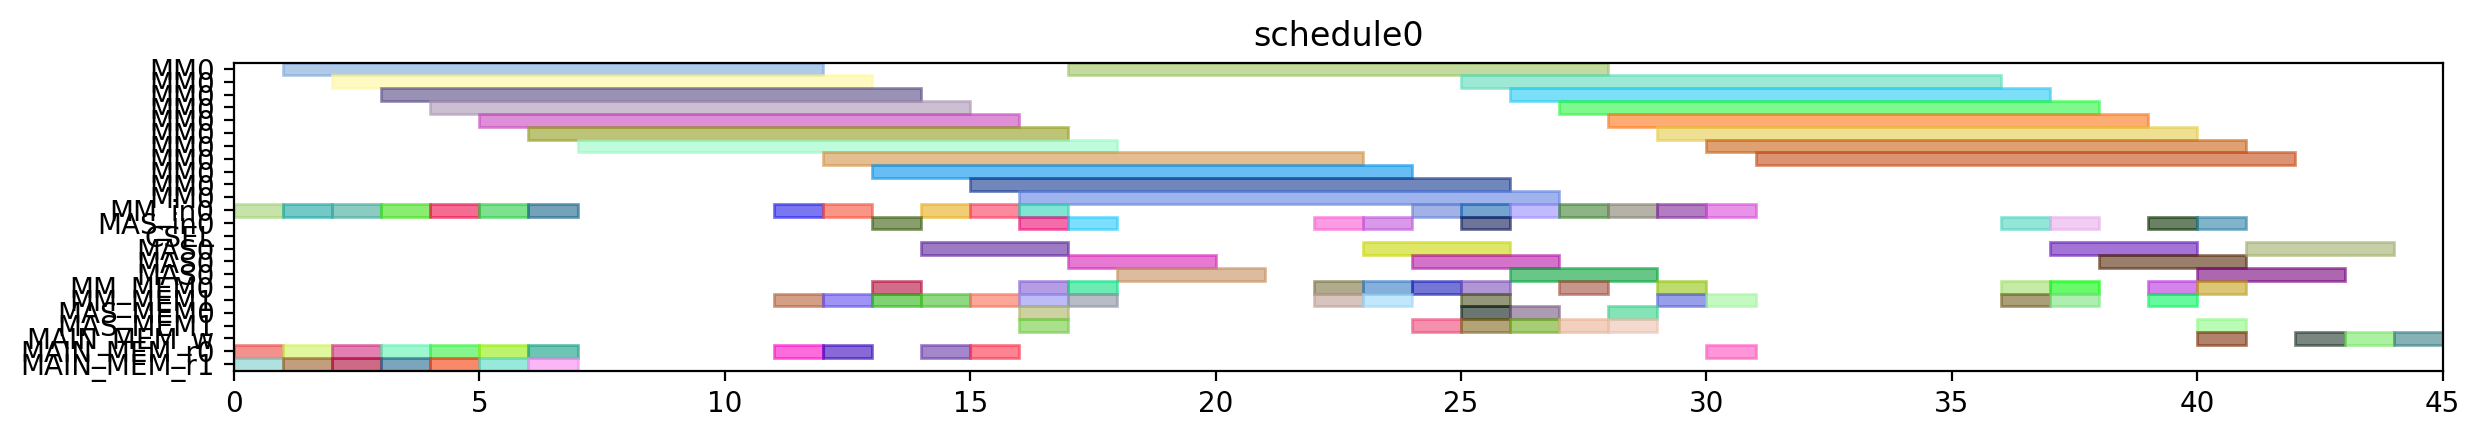

Reproduce this figure in Python.
from pyschedule import Scenario, solvers, plotters, alt


def solve():
	horizon = 120
	S = Scenario("schedule0", horizon=horizon)

	# resource
	MM = S.Resources('MM', num=1, size=11)
	MM_in = S.Resources('MM_in', num=1)
	MAS_in = S.Resources('MAS_in', num=1)
	CSEL = S.Resource('CSEL')
	MAS = S.Resources('MAS', num=1, size=3, periods=range(1, horizon))
	MM_MEM = S.Resources('MM_MEM', num=2)
	MAS_MEM = S.Resources('MAS_MEM', num=2)
	MAIN_MEM_w = S.Resource('MAIN_MEM_w', size=1)
	MAIN_MEM_r = S.Resources('MAIN_MEM_r', num=2)

	# result of previous scheduling

	# new tasks
	T1 = S.Task('T1', length=11, delay_cost=1)
	T1 += alt(MM)
	T1_in = S.Task('T1_in', length=1, delay_cost=1)
	T1_in += alt(MM_in)
	S += T1_in*MM_in[0]<=T1*MM[0]
	T1_mem0 = S.Task('T1_mem0', length=1, delay_cost=1)
	T1_mem0 += MAIN_MEM_r[0]
	S += T1_mem0 <= T1

	T1_mem1 = S.Task('T1_mem1', length=1, delay_cost=1)
	T1_mem1 += MAIN_MEM_r[1]
	S += T1_mem1 <= T1

	T2 = S.Task('T2', length=11, delay_cost=1)
	T2 += alt(MM)
	T2_in = S.Task('T2_in', length=1, delay_cost=1)
	T2_in += alt(MM_in)
	S += T2_in*MM_in[0]<=T2*MM[0]
	T2_mem0 = S.Task('T2_mem0', length=1, delay_cost=1)
	T2_mem0 += MAIN_MEM_r[0]
	S += T2_mem0 <= T2

	T2_mem1 = S.Task('T2_mem1', length=1, delay_cost=1)
	T2_mem1 += MAIN_MEM_r[1]
	S += T2_mem1 <= T2

	T3 = S.Task('T3', length=11, delay_cost=1)
	T3 += alt(MM)
	T3_in = S.Task('T3_in', length=1, delay_cost=1)
	T3_in += alt(MM_in)
	S += T3_in*MM_in[0]<=T3*MM[0]
	T3_mem0 = S.Task('T3_mem0', length=1, delay_cost=1)
	T3_mem0 += MAIN_MEM_r[0]
	S += T3_mem0 <= T3

	T3_mem1 = S.Task('T3_mem1', length=1, delay_cost=1)
	T3_mem1 += MAIN_MEM_r[1]
	S += T3_mem1 <= T3

	T4 = S.Task('T4', length=11, delay_cost=1)
	T4 += alt(MM)
	T4_in = S.Task('T4_in', length=1, delay_cost=1)
	T4_in += alt(MM_in)
	S += T4_in*MM_in[0]<=T4*MM[0]
	T4_mem0 = S.Task('T4_mem0', length=1, delay_cost=1)
	T4_mem0 += MAIN_MEM_r[0]
	S += T4_mem0 <= T4

	T4_mem1 = S.Task('T4_mem1', length=1, delay_cost=1)
	T4_mem1 += MAIN_MEM_r[1]
	S += T4_mem1 <= T4

	T5 = S.Task('T5', length=11, delay_cost=1)
	T5 += alt(MM)
	T5_in = S.Task('T5_in', length=1, delay_cost=1)
	T5_in += alt(MM_in)
	S += T5_in*MM_in[0]<=T5*MM[0]
	T5_mem0 = S.Task('T5_mem0', length=1, delay_cost=1)
	T5_mem0 += MAIN_MEM_r[0]
	S += T5_mem0 <= T5

	T5_mem1 = S.Task('T5_mem1', length=1, delay_cost=1)
	T5_mem1 += MAIN_MEM_r[1]
	S += T5_mem1 <= T5

	T6 = S.Task('T6', length=11, delay_cost=1)
	T6 += alt(MM)
	T6_in = S.Task('T6_in', length=1, delay_cost=1)
	T6_in += alt(MM_in)
	S += T6_in*MM_in[0]<=T6*MM[0]
	T6_mem0 = S.Task('T6_mem0', length=1, delay_cost=1)
	T6_mem0 += MAIN_MEM_r[0]
	S += T6_mem0 <= T6

	T6_mem1 = S.Task('T6_mem1', length=1, delay_cost=1)
	T6_mem1 += MAIN_MEM_r[1]
	S += T6_mem1 <= T6

	T7 = S.Task('T7', length=11, delay_cost=1)
	T7 += alt(MM)
	T7_in = S.Task('T7_in', length=1, delay_cost=1)
	T7_in += alt(MM_in)
	S += T7_in*MM_in[0]<=T7*MM[0]
	T7_mem0 = S.Task('T7_mem0', length=1, delay_cost=1)
	T7_mem0 += MAIN_MEM_r[0]
	S += T7_mem0 <= T7

	T7_mem1 = S.Task('T7_mem1', length=1, delay_cost=1)
	T7_mem1 += MAIN_MEM_r[1]
	S += T7_mem1 <= T7

	T8 = S.Task('T8', length=11, delay_cost=1)
	T8 += alt(MM)
	T8_in = S.Task('T8_in', length=1, delay_cost=1)
	T8_in += alt(MM_in)
	S += T8_in*MM_in[0]<=T8*MM[0]
	T8_mem0 = S.Task('T8_mem0', length=1, delay_cost=1)
	T8_mem0 += MAIN_MEM_r[0]
	S += T8_mem0 <= T8

	T8_mem1 = S.Task('T8_mem1', length=1, delay_cost=1)
	T8_mem1 += alt(MM_MEM)
	S += (T1*MM[0])-1 < T8_mem1*MM_MEM[1]
	S += T8_mem1 <= T8

	T9 = S.Task('T9', length=11, delay_cost=1)
	T9 += alt(MM)
	T9_in = S.Task('T9_in', length=1, delay_cost=1)
	T9_in += alt(MM_in)
	S += T9_in*MM_in[0]<=T9*MM[0]
	T9_mem0 = S.Task('T9_mem0', length=1, delay_cost=1)
	T9_mem0 += MAIN_MEM_r[0]
	S += T9_mem0 <= T9

	T9_mem1 = S.Task('T9_mem1', length=1, delay_cost=1)
	T9_mem1 += alt(MM_MEM)
	S += (T1*MM[0])-1 < T9_mem1*MM_MEM[1]
	S += T9_mem1 <= T9

	T10 = S.Task('T10', length=11, delay_cost=1)
	T10 += alt(MM)
	T10_in = S.Task('T10_in', length=1, delay_cost=1)
	T10_in += alt(MM_in)
	S += T10_in*MM_in[0]<=T10*MM[0]
	T10_mem0 = S.Task('T10_mem0', length=1, delay_cost=1)
	T10_mem0 += MAIN_MEM_r[0]
	S += T10_mem0 <= T10

	T10_mem1 = S.Task('T10_mem1', length=1, delay_cost=1)
	T10_mem1 += alt(MM_MEM)
	S += (T3*MM[0])-1 < T10_mem1*MM_MEM[1]
	S += T10_mem1 <= T10

	T11 = S.Task('T11', length=11, delay_cost=1)
	T11 += alt(MM)
	T11_in = S.Task('T11_in', length=1, delay_cost=1)
	T11_in += alt(MM_in)
	S += T11_in*MM_in[0]<=T11*MM[0]
	T11_mem0 = S.Task('T11_mem0', length=1, delay_cost=1)
	T11_mem0 += MAIN_MEM_r[0]
	S += T11_mem0 <= T11

	T11_mem1 = S.Task('T11_mem1', length=1, delay_cost=1)
	T11_mem1 += alt(MM_MEM)
	S += (T3*MM[0])-1 < T11_mem1*MM_MEM[1]
	S += T11_mem1 <= T11

	T12 = S.Task('T12', length=3, delay_cost=1)
	T12 += alt(MAS)
	T12_in = S.Task('T12_in', length=1, delay_cost=1)
	T12_in += alt(MAS_in)
	S += T12_in*MAS_in[0]<=T12*MAS[0]

	T12_mem0 = S.Task('T12_mem0', length=1, delay_cost=1)
	T12_mem0 += alt(MM_MEM)
	S += (T4*MM[0])-1 < T12_mem0*MM_MEM[0]
	S += T12_mem0 <= T12

	T12_mem1 = S.Task('T12_mem1', length=1, delay_cost=1)
	T12_mem1 += alt(MM_MEM)
	S += (T2*MM[0])-1 < T12_mem1*MM_MEM[1]
	S += T12_mem1 <= T12

	T13 = S.Task('T13', length=3, delay_cost=1)
	T13 += alt(MAS)
	T13_in = S.Task('T13_in', length=1, delay_cost=1)
	T13_in += alt(MAS_in)
	S += T13_in*MAS_in[0]<=T13*MAS[0]

	T13_mem0 = S.Task('T13_mem0', length=1, delay_cost=1)
	T13_mem0 += alt(MM_MEM)
	S += (T4*MM[0])-1 < T13_mem0*MM_MEM[0]
	S += T13_mem0 <= T13

	T13_mem1 = S.Task('T13_mem1', length=1, delay_cost=1)
	T13_mem1 += alt(MM_MEM)
	S += (T2*MM[0])-1 < T13_mem1*MM_MEM[1]
	S += T13_mem1 <= T13

	T15 = S.Task('T15', length=3, delay_cost=1)
	T15 += alt(MAS)
	T15_in = S.Task('T15_in', length=1, delay_cost=1)
	T15_in += alt(MAS_in)
	S += T15_in*MAS_in[0]<=T15*MAS[0]

	T15_mem0 = S.Task('T15_mem0', length=1, delay_cost=1)
	T15_mem0 += alt(MM_MEM)
	S += (T7*MM[0])-1 < T15_mem0*MM_MEM[0]
	S += T15_mem0 <= T15

	T15_mem1 = S.Task('T15_mem1', length=1, delay_cost=1)
	T15_mem1 += alt(MM_MEM)
	S += (T7*MM[0])-1 < T15_mem1*MM_MEM[1]
	S += T15_mem1 <= T15

	T14 = S.Task('T14', length=11, delay_cost=1)
	T14 += alt(MM)
	T14_in = S.Task('T14_in', length=1, delay_cost=1)
	T14_in += alt(MM_in)
	S += T14_in*MM_in[0]<=T14*MM[0]
	T14_mem0 = S.Task('T14_mem0', length=1, delay_cost=1)
	T14_mem0 += alt(MAS_MEM)
	S += (T13*MAS[0])-1 < T14_mem0*MAS_MEM[0]
	S += T14_mem0 <= T14

	T14_mem1 = S.Task('T14_mem1', length=1, delay_cost=1)
	T14_mem1 += alt(MAS_MEM)
	S += (T13*MAS[0])-1 < T14_mem1*MAS_MEM[1]
	S += T14_mem1 <= T14

	T16 = S.Task('T16', length=11, delay_cost=1)
	T16 += alt(MM)
	T16_in = S.Task('T16_in', length=1, delay_cost=1)
	T16_in += alt(MM_in)
	S += T16_in*MM_in[0]<=T16*MM[0]
	T16_mem0 = S.Task('T16_mem0', length=1, delay_cost=1)
	T16_mem0 += alt(MM_MEM)
	S += (T1*MM[0])-1 < T16_mem0*MM_MEM[0]
	S += T16_mem0 <= T16

	T16_mem1 = S.Task('T16_mem1', length=1, delay_cost=1)
	T16_mem1 += alt(MM_MEM)
	S += (T8*MM[0])-1 < T16_mem1*MM_MEM[1]
	S += T16_mem1 <= T16

	T17 = S.Task('T17', length=11, delay_cost=1)
	T17 += alt(MM)
	T17_in = S.Task('T17_in', length=1, delay_cost=1)
	T17_in += alt(MM_in)
	S += T17_in*MM_in[0]<=T17*MM[0]
	T17_mem0 = S.Task('T17_mem0', length=1, delay_cost=1)
	T17_mem0 += alt(MM_MEM)
	S += (T8*MM[0])-1 < T17_mem0*MM_MEM[0]
	S += T17_mem0 <= T17

	T17_mem1 = S.Task('T17_mem1', length=1, delay_cost=1)
	T17_mem1 += alt(MAS_MEM)
	S += (T15*MAS[0])-1 < T17_mem1*MAS_MEM[1]
	S += T17_mem1 <= T17

	T18 = S.Task('T18', length=3, delay_cost=1)
	T18 += alt(MAS)
	T18_in = S.Task('T18_in', length=1, delay_cost=1)
	T18_in += alt(MAS_in)
	S += T18_in*MAS_in[0]<=T18*MAS[0]

	T18_mem0 = S.Task('T18_mem0', length=1, delay_cost=1)
	T18_mem0 += alt(MM_MEM)
	S += (T5*MM[0])-1 < T18_mem0*MM_MEM[0]
	S += T18_mem0 <= T18

	T18_mem1 = S.Task('T18_mem1', length=1, delay_cost=1)
	T18_mem1 += alt(MM_MEM)
	S += (T9*MM[0])-1 < T18_mem1*MM_MEM[1]
	S += T18_mem1 <= T18

	T19 = S.Task('T19', length=3, delay_cost=1)
	T19 += alt(MAS)
	T19_in = S.Task('T19_in', length=1, delay_cost=1)
	T19_in += alt(MAS_in)
	S += T19_in*MAS_in[0]<=T19*MAS[0]

	T19_mem0 = S.Task('T19_mem0', length=1, delay_cost=1)
	T19_mem0 += alt(MM_MEM)
	S += (T5*MM[0])-1 < T19_mem0*MM_MEM[0]
	S += T19_mem0 <= T19

	T19_mem1 = S.Task('T19_mem1', length=1, delay_cost=1)
	T19_mem1 += alt(MM_MEM)
	S += (T9*MM[0])-1 < T19_mem1*MM_MEM[1]
	S += T19_mem1 <= T19

	T21 = S.Task('T21', length=3, delay_cost=1)
	T21 += alt(MAS)
	T21_in = S.Task('T21_in', length=1, delay_cost=1)
	T21_in += alt(MAS_in)
	S += T21_in*MAS_in[0]<=T21*MAS[0]

	T21_mem0 = S.Task('T21_mem0', length=1, delay_cost=1)
	T21_mem0 += alt(MM_MEM)
	S += (T6*MM[0])-1 < T21_mem0*MM_MEM[0]
	S += T21_mem0 <= T21

	T21_mem1 = S.Task('T21_mem1', length=1, delay_cost=1)
	T21_mem1 += alt(MM_MEM)
	S += (T10*MM[0])-1 < T21_mem1*MM_MEM[1]
	S += T21_mem1 <= T21

	T24 = S.Task('T24', length=11, delay_cost=1)
	T24 += alt(MM)
	T24_in = S.Task('T24_in', length=1, delay_cost=1)
	T24_in += alt(MM_in)
	S += T24_in*MM_in[0]<=T24*MM[0]
	T24_mem0 = S.Task('T24_mem0', length=1, delay_cost=1)
	T24_mem0 += alt(MM_MEM)
	S += (T11*MM[0])-1 < T24_mem0*MM_MEM[0]
	S += T24_mem0 <= T24

	T24_mem1 = S.Task('T24_mem1', length=1, delay_cost=1)
	T24_mem1 += alt(MAS_MEM)
	S += (T12*MAS[0])-1 < T24_mem1*MAS_MEM[1]
	S += T24_mem1 <= T24

	T20 = S.Task('T20', length=11, delay_cost=1)
	T20 += alt(MM)
	T20_in = S.Task('T20_in', length=1, delay_cost=1)
	T20_in += alt(MM_in)
	S += T20_in*MM_in[0]<=T20*MM[0]
	T20_mem0 = S.Task('T20_mem0', length=1, delay_cost=1)
	T20_mem0 += alt(MAS_MEM)
	S += (T15*MAS[0])-1 < T20_mem0*MAS_MEM[0]
	S += T20_mem0 <= T20

	T20_mem1 = S.Task('T20_mem1', length=1, delay_cost=1)
	T20_mem1 += alt(MAS_MEM)
	S += (T18*MAS[0])-1 < T20_mem1*MAS_MEM[1]
	S += T20_mem1 <= T20

	T22 = S.Task('T22', length=11, delay_cost=1)
	T22 += alt(MM)
	T22_in = S.Task('T22_in', length=1, delay_cost=1)
	T22_in += alt(MM_in)
	S += T22_in*MM_in[0]<=T22*MM[0]
	T22_mem0 = S.Task('T22_mem0', length=1, delay_cost=1)
	T22_mem0 += alt(MAS_MEM)
	S += (T21*MAS[0])-1 < T22_mem0*MAS_MEM[0]
	S += T22_mem0 <= T22

	T22_mem1 = S.Task('T22_mem1', length=1, delay_cost=1)
	T22_mem1 += alt(MAS_MEM)
	S += (T21*MAS[0])-1 < T22_mem1*MAS_MEM[1]
	S += T22_mem1 <= T22

	T23 = S.Task('T23', length=11, delay_cost=1)
	T23 += alt(MM)
	T23_in = S.Task('T23_in', length=1, delay_cost=1)
	T23_in += alt(MM_in)
	S += T23_in*MM_in[0]<=T23*MM[0]
	T23_mem0 = S.Task('T23_mem0', length=1, delay_cost=1)
	T23_mem0 += alt(MAS_MEM)
	S += (T19*MAS[0])-1 < T23_mem0*MAS_MEM[0]
	S += T23_mem0 <= T23

	T23_mem1 = S.Task('T23_mem1', length=1, delay_cost=1)
	T23_mem1 += alt(MAS_MEM)
	S += (T19*MAS[0])-1 < T23_mem1*MAS_MEM[1]
	S += T23_mem1 <= T23

	Z2_new = S.Task('Z2_new', length=11, delay_cost=1)
	Z2_new += alt(MM)
	Z2_new_in = S.Task('Z2_new_in', length=1, delay_cost=1)
	Z2_new_in += alt(MM_in)
	S += Z2_new_in*MM_in[0]<=Z2_new*MM[0]
	S += 0<Z2_new

	Z2_new_w = S.Task('Z2_new_w', length=1, delay_cost=1)
	Z2_new_w += alt(MAIN_MEM_w)
	S += Z2_new <= Z2_new_w

	Z2_new_mem0 = S.Task('Z2_new_mem0', length=1, delay_cost=1)
	Z2_new_mem0 += MAIN_MEM_r[0]
	S += Z2_new_mem0 <= Z2_new

	Z2_new_mem1 = S.Task('Z2_new_mem1', length=1, delay_cost=1)
	Z2_new_mem1 += alt(MM_MEM)
	S += (T14*MM[0])-1 < Z2_new_mem1*MM_MEM[1]
	S += Z2_new_mem1 <= Z2_new

	T25 = S.Task('T25', length=3, delay_cost=1)
	T25 += alt(MAS)
	T25_in = S.Task('T25_in', length=1, delay_cost=1)
	T25_in += alt(MAS_in)
	S += T25_in*MAS_in[0]<=T25*MAS[0]

	T25_mem0 = S.Task('T25_mem0', length=1, delay_cost=1)
	T25_mem0 += alt(MM_MEM)
	S += (T20*MM[0])-1 < T25_mem0*MM_MEM[0]
	S += T25_mem0 <= T25

	T25_mem1 = S.Task('T25_mem1', length=1, delay_cost=1)
	T25_mem1 += alt(MM_MEM)
	S += (T20*MM[0])-1 < T25_mem1*MM_MEM[1]
	S += T25_mem1 <= T25

	X2_new = S.Task('X2_new', length=3, delay_cost=1)
	X2_new += alt(MAS)
	X2_new_in = S.Task('X2_new_in', length=1, delay_cost=1)
	X2_new_in += alt(MAS_in)
	S += X2_new_in*MAS_in[0]<=X2_new*MAS[0]

	S += 0<X2_new

	X2_new_w = S.Task('X2_new_w', length=1, delay_cost=1)
	X2_new_w += alt(MAIN_MEM_w)
	S += X2_new <= X2_new_w

	X2_new_mem0 = S.Task('X2_new_mem0', length=1, delay_cost=1)
	X2_new_mem0 += alt(MM_MEM)
	S += (T22*MM[0])-1 < X2_new_mem0*MM_MEM[0]
	S += X2_new_mem0 <= X2_new

	X2_new_mem1 = S.Task('X2_new_mem1', length=1, delay_cost=1)
	X2_new_mem1 += alt(MM_MEM)
	S += (T24*MM[0])-1 < X2_new_mem1*MM_MEM[1]
	S += X2_new_mem1 <= X2_new

	X1_new = S.Task('X1_new', length=3, delay_cost=1)
	X1_new += alt(MAS)
	X1_new_in = S.Task('X1_new_in', length=1, delay_cost=1)
	X1_new_in += alt(MAS_in)
	S += X1_new_in*MAS_in[0]<=X1_new*MAS[0]

	S += 0<X1_new

	X1_new_w = S.Task('X1_new_w', length=1, delay_cost=1)
	X1_new_w += alt(MAIN_MEM_w)
	S += X1_new <= X1_new_w

	X1_new_mem0 = S.Task('X1_new_mem0', length=1, delay_cost=1)
	X1_new_mem0 += alt(MM_MEM)
	S += (T23*MM[0])-1 < X1_new_mem0*MM_MEM[0]
	S += X1_new_mem0 <= X1_new

	X1_new_mem1 = S.Task('X1_new_mem1', length=1, delay_cost=1)
	X1_new_mem1 += alt(MM_MEM)
	S += (T17*MM[0])-1 < X1_new_mem1*MM_MEM[1]
	S += X1_new_mem1 <= X1_new

	Z1_new = S.Task('Z1_new', length=3, delay_cost=1)
	Z1_new += alt(MAS)
	Z1_new_in = S.Task('Z1_new_in', length=1, delay_cost=1)
	Z1_new_in += alt(MAS_in)
	S += Z1_new_in*MAS_in[0]<=Z1_new*MAS[0]

	S += 0<Z1_new

	Z1_new_w = S.Task('Z1_new_w', length=1, delay_cost=1)
	Z1_new_w += alt(MAIN_MEM_w)
	S += Z1_new <= Z1_new_w

	Z1_new_mem0 = S.Task('Z1_new_mem0', length=1, delay_cost=1)
	Z1_new_mem0 += alt(MM_MEM)
	S += (T16*MM[0])-1 < Z1_new_mem0*MM_MEM[0]
	S += Z1_new_mem0 <= Z1_new

	Z1_new_mem1 = S.Task('Z1_new_mem1', length=1, delay_cost=1)
	Z1_new_mem1 += alt(MAS_MEM)
	S += (T25*MAS[0])-1 < Z1_new_mem1*MAS_MEM[1]
	S += Z1_new_mem1 <= Z1_new

	solvers.mip.solve(S,msg=1,kind='CPLEX',ratio_gap=1.01)

	solution = [['hoge']*len(S.solution()[1]) for i in range(len(S.solution()))]
	for i in range(len(S.solution())):
		for j in range(len(S.solution()[i])):
			solution[i][j]=str(S.solution()[i][j])
	print(solution)

	cycles = int(solution[-1][3])

	pic_file_name = "/mnt/rose/usr1/fukuda/ABE/multiRAM_multiMAS_16mux/scheduling_result/stage11MM1_stage3MAS1/EP_LADDERMUL/schedule0.png"
	if(S.solution() != []):
		plotters.matplotlib.plot(S,img_filename=pic_file_name, show_task_labels=False, fig_size=(cycles*0.25+3, 2))

	return solution
